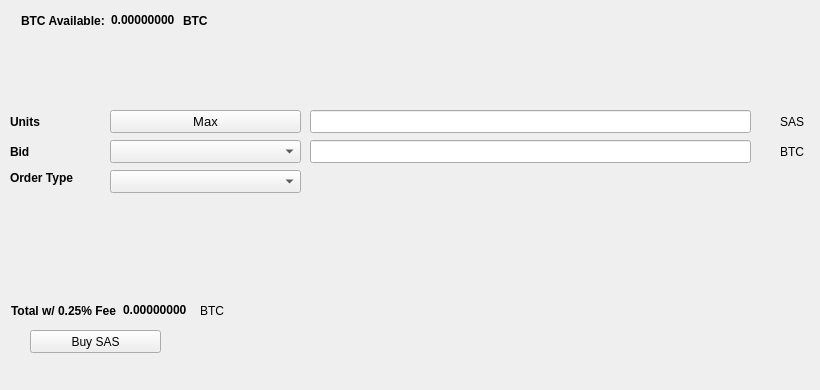
   <widget class="QWidget" name="BuyTab">
    <attribute name="title">
     <string>Buy</string>
    </attribute>
    <widget class="QPushButton" name="BuySAS">
     <property name="geometry">
      <rect>
       <x>30</x>
       <y>330</y>
       <width>131</width>
       <height>23</height>
      </rect>
     </property>
     <property name="text">
      <string>Buy SAS</string>
     </property>
     <property name="icon">
      <iconset resource="../sascoin.qrc">
       <normaloff>:/icons/bitcoin</normaloff>:/icons/bitcoin</iconset>
     </property>
    </widget>
    <widget class="QLabel" name="label_3">
     <property name="geometry">
      <rect>
       <x>10</x>
       <y>110</y>
       <width>46</width>
       <height>23</height>
      </rect>
     </property>
     <property name="font">
      <font>
       <weight>75</weight>
       <bold>true</bold>
      </font>
     </property>
     <property name="text">
      <string>Units</string>
     </property>
    </widget>
    <widget class="QLineEdit" name="UnitsInput">
     <property name="geometry">
      <rect>
       <x>310</x>
       <y>110</y>
       <width>441</width>
       <height>23</height>
      </rect>
     </property>
     <property name="font">
      <font>
       <pointsize>9</pointsize>
       <weight>75</weight>
       <bold>true</bold>
      </font>
     </property>
    </widget>
    <widget class="QLineEdit" name="BuyBidPriceEdit">
     <property name="geometry">
      <rect>
       <x>310</x>
       <y>140</y>
       <width>441</width>
       <height>23</height>
      </rect>
     </property>
     <property name="font">
      <font>
       <pointsize>9</pointsize>
       <weight>75</weight>
       <bold>true</bold>
      </font>
     </property>
    </widget>
    <widget class="QLabel" name="label_4">
     <property name="geometry">
      <rect>
       <x>780</x>
       <y>110</y>
       <width>31</width>
       <height>23</height>
      </rect>
     </property>
     <property name="text">
      <string>SAS</string>
     </property>
    </widget>
    <widget class="QLabel" name="label_5">
     <property name="geometry">
      <rect>
       <x>780</x>
       <y>140</y>
       <width>31</width>
       <height>23</height>
      </rect>
     </property>
     <property name="text">
      <string>BTC</string>
     </property>
    </widget>
    <widget class="QLabel" name="label_6">
     <property name="geometry">
      <rect>
       <x>10</x>
       <y>140</y>
       <width>46</width>
       <height>23</height>
      </rect>
     </property>
     <property name="font">
      <font>
       <weight>75</weight>
       <bold>true</bold>
      </font>
     </property>
     <property name="text">
      <string>Bid</string>
     </property>
    </widget>
    <widget class="QLabel" name="label_7">
     <property name="geometry">
      <rect>
       <x>10</x>
       <y>170</y>
       <width>91</width>
       <height>16</height>
      </rect>
     </property>
     <property name="font">
      <font>
       <weight>75</weight>
       <bold>true</bold>
      </font>
     </property>
     <property name="text">
      <string>Order Type</string>
     </property>
    </widget>
    <widget class="QPushButton" name="Buy_Max_Amount">
     <property name="geometry">
      <rect>
       <x>110</x>
       <y>110</y>
       <width>191</width>
       <height>23</height>
      </rect>
     </property>
     <property name="font">
      <font>
       <pointsize>10</pointsize>
      </font>
     </property>
     <property name="text">
      <string>Max</string>
     </property>
    </widget>
    <widget class="QComboBox" name="BuyBidcomboBox">
     <property name="geometry">
      <rect>
       <x>110</x>
       <y>140</y>
       <width>191</width>
       <height>23</height>
      </rect>
     </property>
     <property name="font">
      <font>
       <pointsize>10</pointsize>
      </font>
     </property>
    </widget>
    <widget class="QComboBox" name="buyOrdertypeCombo">
     <property name="geometry">
      <rect>
       <x>110</x>
       <y>170</y>
       <width>191</width>
       <height>23</height>
      </rect>
     </property>
     <property name="font">
      <font>
       <pointsize>10</pointsize>
      </font>
     </property>
    </widget>
    <widget class="QWidget" name="layoutWidget1">
     <property name="geometry">
      <rect>
       <x>21</x>
       <y>11</y>
       <width>227</width>
       <height>19</height>
      </rect>
     </property>
     <layout class="QHBoxLayout" name="horizontalLayout_3">
      <item>
       <widget class="QLabel" name="label232">
        <property name="font">
         <font>
          <weight>75</weight>
          <bold>true</bold>
         </font>
        </property>
        <property name="text">
         <string>BTC Available:</string>
        </property>
       </widget>
      </item>
      <item>
       <widget class="QLabel" name="BtcAvailableLbl">
        <property name="palette">
         <palette>
          <active>
           <colorrole role="WindowText">
            <brush brushstyle="SolidPattern">
             <color alpha="255">
              <red>0</red>
              <green>0</green>
              <blue>0</blue>
             </color>
            </brush>
           </colorrole>
           <colorrole role="Button">
            <brush brushstyle="SolidPattern">
             <color alpha="255">
              <red>0</red>
              <green>170</green>
              <blue>0</blue>
             </color>
            </brush>
           </colorrole>
           <colorrole role="Light">
            <brush brushstyle="SolidPattern">
             <color alpha="255">
              <red>0</red>
              <green>255</green>
              <blue>0</blue>
             </color>
            </brush>
           </colorrole>
           <colorrole role="Midlight">
            <brush brushstyle="SolidPattern">
             <color alpha="255">
              <red>0</red>
              <green>212</green>
              <blue>0</blue>
             </color>
            </brush>
           </colorrole>
           <colorrole role="Dark">
            <brush brushstyle="SolidPattern">
             <color alpha="255">
              <red>0</red>
              <green>85</green>
              <blue>0</blue>
             </color>
            </brush>
           </colorrole>
           <colorrole role="Mid">
            <brush brushstyle="SolidPattern">
             <color alpha="255">
              <red>0</red>
              <green>113</green>
              <blue>0</blue>
             </color>
            </brush>
           </colorrole>
           <colorrole role="Text">
            <brush brushstyle="SolidPattern">
             <color alpha="255">
              <red>0</red>
              <green>170</green>
              <blue>0</blue>
             </color>
            </brush>
           </colorrole>
           <colorrole role="BrightText">
            <brush brushstyle="SolidPattern">
             <color alpha="255">
              <red>255</red>
              <green>255</green>
              <blue>255</blue>
             </color>
            </brush>
           </colorrole>
           <colorrole role="ButtonText">
            <brush brushstyle="SolidPattern">
             <color alpha="255">
              <red>0</red>
              <green>0</green>
              <blue>0</blue>
             </color>
            </brush>
           </colorrole>
           <colorrole role="Base">
            <brush brushstyle="SolidPattern">
             <color alpha="255">
              <red>255</red>
              <green>255</green>
              <blue>255</blue>
             </color>
            </brush>
           </colorrole>
           <colorrole role="Window">
            <brush brushstyle="SolidPattern">
             <color alpha="255">
              <red>0</red>
              <green>170</green>
              <blue>0</blue>
             </color>
            </brush>
           </colorrole>
           <colorrole role="Shadow">
            <brush brushstyle="SolidPattern">
             <color alpha="255">
              <red>0</red>
              <green>0</green>
              <blue>0</blue>
             </color>
            </brush>
           </colorrole>
           <colorrole role="AlternateBase">
            <brush brushstyle="SolidPattern">
             <color alpha="255">
              <red>127</red>
              <green>212</green>
              <blue>127</blue>
             </color>
            </brush>
           </colorrole>
           <colorrole role="ToolTipBase">
            <brush brushstyle="SolidPattern">
             <color alpha="255">
              <red>255</red>
              <green>255</green>
              <blue>220</blue>
             </color>
            </brush>
           </colorrole>
           <colorrole role="ToolTipText">
            <brush brushstyle="SolidPattern">
             <color alpha="255">
              <red>0</red>
              <green>0</green>
              <blue>0</blue>
             </color>
            </brush>
           </colorrole>
          </active>
          <inactive>
           <colorrole role="WindowText">
            <brush brushstyle="SolidPattern">
             <color alpha="255">
              <red>0</red>
              <green>0</green>
              <blue>0</blue>
             </color>
            </brush>
           </colorrole>
           <colorrole role="Button">
            <brush brushstyle="SolidPattern">
             <color alpha="255">
              <red>0</red>
              <green>170</green>
              <blue>0</blue>
             </color>
            </brush>
           </colorrole>
           <colorrole role="Light">
            <brush brushstyle="SolidPattern">
             <color alpha="255">
              <red>0</red>
              <green>255</green>
              <blue>0</blue>
             </color>
            </brush>
           </colorrole>
           <colorrole role="Midlight">
            <brush brushstyle="SolidPattern">
             <color alpha="255">
              <red>0</red>
              <green>212</green>
              <blue>0</blue>
             </color>
            </brush>
           </colorrole>
           <colorrole role="Dark">
            <brush brushstyle="SolidPattern">
             <color alpha="255">
              <red>0</red>
              <green>85</green>
              <blue>0</blue>
             </color>
            </brush>
           </colorrole>
           <colorrole role="Mid">
            <brush brushstyle="SolidPattern">
             <color alpha="255">
              <red>0</red>
              <green>113</green>
              <blue>0</blue>
             </color>
            </brush>
           </colorrole>
           <colorrole role="Text">
            <brush brushstyle="SolidPattern">
             <color alpha="255">
              <red>0</red>
              <green>170</green>
              <blue>0</blue>
             </color>
            </brush>
           </colorrole>
           <colorrole role="BrightText">
            <brush brushstyle="SolidPattern">
             <color alpha="255">
              <red>255</red>
              <green>255</green>
              <blue>255</blue>
             </color>
            </brush>
           </colorrole>
           <colorrole role="ButtonText">
            <brush brushstyle="SolidPattern">
             <color alpha="255">
              <red>0</red>
              <green>0</green>
              <blue>0</blue>
             </color>
            </brush>
           </colorrole>
           <colorrole role="Base">
            <brush brushstyle="SolidPattern">
             <color alpha="255">
              <red>255</red>
              <green>255</green>
              <blue>255</blue>
             </color>
            </brush>
           </colorrole>
           <colorrole role="Window">
            <brush brushstyle="SolidPattern">
             <color alpha="255">
              <red>0</red>
              <green>170</green>
              <blue>0</blue>
             </color>
            </brush>
           </colorrole>
           <colorrole role="Shadow">
            <brush brushstyle="SolidPattern">
             <color alpha="255">
              <red>0</red>
              <green>0</green>
              <blue>0</blue>
             </color>
            </brush>
           </colorrole>
           <colorrole role="AlternateBase">
            <brush brushstyle="SolidPattern">
             <color alpha="255">
              <red>127</red>
              <green>212</green>
              <blue>127</blue>
             </color>
            </brush>
           </colorrole>
           <colorrole role="ToolTipBase">
            <brush brushstyle="SolidPattern">
             <color alpha="255">
              <red>255</red>
              <green>255</green>
              <blue>220</blue>
             </color>
            </brush>
           </colorrole>
           <colorrole role="ToolTipText">
            <brush brushstyle="SolidPattern">
             <color alpha="255">
              <red>0</red>
              <green>0</green>
              <blue>0</blue>
             </color>
            </brush>
           </colorrole>
          </inactive>
          <disabled>
           <colorrole role="WindowText">
            <brush brushstyle="SolidPattern">
             <color alpha="255">
              <red>0</red>
              <green>85</green>
              <blue>0</blue>
             </color>
            </brush>
           </colorrole>
           <colorrole role="Button">
            <brush brushstyle="SolidPattern">
             <color alpha="255">
              <red>0</red>
              <green>170</green>
              <blue>0</blue>
             </color>
            </brush>
           </colorrole>
           <colorrole role="Light">
            <brush brushstyle="SolidPattern">
             <color alpha="255">
              <red>0</red>
              <green>255</green>
              <blue>0</blue>
             </color>
            </brush>
           </colorrole>
           <colorrole role="Midlight">
            <brush brushstyle="SolidPattern">
             <color alpha="255">
              <red>0</red>
              <green>212</green>
              <blue>0</blue>
             </color>
            </brush>
           </colorrole>
           <colorrole role="Dark">
            <brush brushstyle="SolidPattern">
             <color alpha="255">
              <red>0</red>
              <green>85</green>
              <blue>0</blue>
             </color>
            </brush>
           </colorrole>
           <colorrole role="Mid">
            <brush brushstyle="SolidPattern">
             <color alpha="255">
              <red>0</red>
              <green>113</green>
              <blue>0</blue>
             </color>
            </brush>
           </colorrole>
           <colorrole role="Text">
            <brush brushstyle="SolidPattern">
             <color alpha="255">
              <red>0</red>
              <green>85</green>
              <blue>0</blue>
             </color>
            </brush>
           </colorrole>
           <colorrole role="BrightText">
            <brush brushstyle="SolidPattern">
             <color alpha="255">
              <red>255</red>
              <green>255</green>
              <blue>255</blue>
             </color>
            </brush>
           </colorrole>
           <colorrole role="ButtonText">
            <brush brushstyle="SolidPattern">
             <color alpha="255">
              <red>0</red>
              <green>85</green>
              <blue>0</blue>
             </color>
            </brush>
           </colorrole>
           <colorrole role="Base">
            <brush brushstyle="SolidPattern">
             <color alpha="255">
              <red>0</red>
              <green>170</green>
              <blue>0</blue>
             </color>
            </brush>
           </colorrole>
           <colorrole role="Window">
            <brush brushstyle="SolidPattern">
             <color alpha="255">
              <red>0</red>
              <green>170</green>
              <blue>0</blue>
             </color>
            </brush>
           </colorrole>
           <colorrole role="Shadow">
            <brush brushstyle="SolidPattern">
             <color alpha="255">
              <red>0</red>
              <green>0</green>
              <blue>0</blue>
             </color>
            </brush>
           </colorrole>
           <colorrole role="AlternateBase">
            <brush brushstyle="SolidPattern">
             <color alpha="255">
              <red>0</red>
              <green>170</green>
              <blue>0</blue>
             </color>
            </brush>
           </colorrole>
           <colorrole role="ToolTipBase">
            <brush brushstyle="SolidPattern">
             <color alpha="255">
              <red>255</red>
              <green>255</green>
              <blue>220</blue>
             </color>
            </brush>
           </colorrole>
           <colorrole role="ToolTipText">
            <brush brushstyle="SolidPattern">
             <color alpha="255">
              <red>0</red>
              <green>0</green>
              <blue>0</blue>
             </color>
            </brush>
           </colorrole>
          </disabled>
         </palette>
        </property>
        <property name="font">
         <font>
          <weight>75</weight>
          <bold>true</bold>
         </font>
        </property>
        <property name="text">
         <string>0.00000000</string>
        </property>
        <property name="textInteractionFlags">
         <set>Qt::LinksAccessibleByMouse|Qt::TextSelectableByKeyboard|Qt::TextSelectableByMouse</set>
        </property>
       </widget>
      </item>
      <item>
       <widget class="QLabel" name="BtcAvailableLbl_2">
        <property name="font">
         <font>
          <weight>75</weight>
          <bold>true</bold>
         </font>
        </property>
        <property name="text">
         <string>BTC</string>
        </property>
       </widget>
      </item>
     </layout>
    </widget>
    <widget class="QWidget" name="layoutWidge2">
     <property name="geometry">
      <rect>
       <x>11</x>
       <y>301</y>
       <width>259</width>
       <height>19</height>
      </rect>
     </property>
     <layout class="QHBoxLayout" name="horizontalLayout_4">
      <item>
       <widget class="QLabel" name="label_9">
        <property name="font">
         <font>
          <weight>75</weight>
          <bold>true</bold>
         </font>
        </property>
        <property name="text">
         <string>Total w/ 0.25% Fee</string>
        </property>
       </widget>
      </item>
      <item>
       <widget class="QLabel" name="BuyCostLabel">
        <property name="palette">
         <palette>
          <active>
           <colorrole role="WindowText">
            <brush brushstyle="SolidPattern">
             <color alpha="255">
              <red>0</red>
              <green>0</green>
              <blue>0</blue>
             </color>
            </brush>
           </colorrole>
           <colorrole role="Button">
            <brush brushstyle="SolidPattern">
             <color alpha="255">
              <red>0</red>
              <green>170</green>
              <blue>0</blue>
             </color>
            </brush>
           </colorrole>
           <colorrole role="Light">
            <brush brushstyle="SolidPattern">
             <color alpha="255">
              <red>0</red>
              <green>255</green>
              <blue>0</blue>
             </color>
            </brush>
           </colorrole>
           <colorrole role="Midlight">
            <brush brushstyle="SolidPattern">
             <color alpha="255">
              <red>0</red>
              <green>212</green>
              <blue>0</blue>
             </color>
            </brush>
           </colorrole>
           <colorrole role="Dark">
            <brush brushstyle="SolidPattern">
             <color alpha="255">
              <red>0</red>
              <green>85</green>
              <blue>0</blue>
             </color>
            </brush>
           </colorrole>
           <colorrole role="Mid">
            <brush brushstyle="SolidPattern">
             <color alpha="255">
              <red>0</red>
              <green>113</green>
              <blue>0</blue>
             </color>
            </brush>
           </colorrole>
           <colorrole role="Text">
            <brush brushstyle="SolidPattern">
             <color alpha="255">
              <red>0</red>
              <green>170</green>
              <blue>0</blue>
             </color>
            </brush>
           </colorrole>
           <colorrole role="BrightText">
            <brush brushstyle="SolidPattern">
             <color alpha="255">
              <red>255</red>
              <green>255</green>
              <blue>255</blue>
             </color>
            </brush>
           </colorrole>
           <colorrole role="ButtonText">
            <brush brushstyle="SolidPattern">
             <color alpha="255">
              <red>0</red>
              <green>0</green>
              <blue>0</blue>
             </color>
            </brush>
           </colorrole>
           <colorrole role="Base">
            <brush brushstyle="SolidPattern">
             <color alpha="255">
              <red>255</red>
              <green>255</green>
              <blue>255</blue>
             </color>
            </brush>
           </colorrole>
           <colorrole role="Window">
            <brush brushstyle="SolidPattern">
             <color alpha="255">
              <red>0</red>
              <green>170</green>
              <blue>0</blue>
             </color>
            </brush>
           </colorrole>
           <colorrole role="Shadow">
            <brush brushstyle="SolidPattern">
             <color alpha="255">
              <red>0</red>
              <green>0</green>
              <blue>0</blue>
             </color>
            </brush>
           </colorrole>
           <colorrole role="AlternateBase">
            <brush brushstyle="SolidPattern">
             <color alpha="255">
              <red>127</red>
              <green>212</green>
              <blue>127</blue>
             </color>
            </brush>
           </colorrole>
           <colorrole role="ToolTipBase">
            <brush brushstyle="SolidPattern">
             <color alpha="255">
              <red>255</red>
              <green>255</green>
              <blue>220</blue>
             </color>
            </brush>
           </colorrole>
           <colorrole role="ToolTipText">
            <brush brushstyle="SolidPattern">
             <color alpha="255">
              <red>0</red>
              <green>0</green>
              <blue>0</blue>
             </color>
            </brush>
           </colorrole>
          </active>
          <inactive>
           <colorrole role="WindowText">
            <brush brushstyle="SolidPattern">
             <color alpha="255">
              <red>0</red>
              <green>0</green>
              <blue>0</blue>
             </color>
            </brush>
           </colorrole>
           <colorrole role="Button">
            <brush brushstyle="SolidPattern">
             <color alpha="255">
              <red>0</red>
              <green>170</green>
              <blue>0</blue>
             </color>
            </brush>
           </colorrole>
           <colorrole role="Light">
            <brush brushstyle="SolidPattern">
             <color alpha="255">
              <red>0</red>
              <green>255</green>
              <blue>0</blue>
             </color>
            </brush>
           </colorrole>
           <colorrole role="Midlight">
            <brush brushstyle="SolidPattern">
             <color alpha="255">
              <red>0</red>
              <green>212</green>
              <blue>0</blue>
             </color>
            </brush>
           </colorrole>
           <colorrole role="Dark">
            <brush brushstyle="SolidPattern">
             <color alpha="255">
              <red>0</red>
              <green>85</green>
              <blue>0</blue>
             </color>
            </brush>
           </colorrole>
           <colorrole role="Mid">
            <brush brushstyle="SolidPattern">
             <color alpha="255">
              <red>0</red>
              <green>113</green>
              <blue>0</blue>
             </color>
            </brush>
           </colorrole>
           <colorrole role="Text">
            <brush brushstyle="SolidPattern">
             <color alpha="255">
              <red>0</red>
              <green>170</green>
              <blue>0</blue>
             </color>
            </brush>
           </colorrole>
           <colorrole role="BrightText">
            <brush brushstyle="SolidPattern">
             <color alpha="255">
              <red>255</red>
              <green>255</green>
              <blue>255</blue>
             </color>
            </brush>
           </colorrole>
           <colorrole role="ButtonText">
            <brush brushstyle="SolidPattern">
             <color alpha="255">
              <red>0</red>
              <green>0</green>
              <blue>0</blue>
             </color>
            </brush>
           </colorrole>
           <colorrole role="Base">
            <brush brushstyle="SolidPattern">
             <color alpha="255">
              <red>255</red>
              <green>255</green>
              <blue>255</blue>
             </color>
            </brush>
           </colorrole>
           <colorrole role="Window">
            <brush brushstyle="SolidPattern">
             <color alpha="255">
              <red>0</red>
              <green>170</green>
              <blue>0</blue>
             </color>
            </brush>
           </colorrole>
           <colorrole role="Shadow">
            <brush brushstyle="SolidPattern">
             <color alpha="255">
              <red>0</red>
              <green>0</green>
              <blue>0</blue>
             </color>
            </brush>
           </colorrole>
           <colorrole role="AlternateBase">
            <brush brushstyle="SolidPattern">
             <color alpha="255">
              <red>127</red>
              <green>212</green>
              <blue>127</blue>
             </color>
            </brush>
           </colorrole>
           <colorrole role="ToolTipBase">
            <brush brushstyle="SolidPattern">
             <color alpha="255">
              <red>255</red>
              <green>255</green>
              <blue>220</blue>
             </color>
            </brush>
           </colorrole>
           <colorrole role="ToolTipText">
            <brush brushstyle="SolidPattern">
             <color alpha="255">
              <red>0</red>
              <green>0</green>
              <blue>0</blue>
             </color>
            </brush>
           </colorrole>
          </inactive>
          <disabled>
           <colorrole role="WindowText">
            <brush brushstyle="SolidPattern">
             <color alpha="255">
              <red>0</red>
              <green>85</green>
              <blue>0</blue>
             </color>
            </brush>
           </colorrole>
           <colorrole role="Button">
            <brush brushstyle="SolidPattern">
             <color alpha="255">
              <red>0</red>
              <green>170</green>
              <blue>0</blue>
             </color>
            </brush>
           </colorrole>
           <colorrole role="Light">
            <brush brushstyle="SolidPattern">
             <color alpha="255">
              <red>0</red>
              <green>255</green>
              <blue>0</blue>
             </color>
            </brush>
           </colorrole>
           <colorrole role="Midlight">
            <brush brushstyle="SolidPattern">
             <color alpha="255">
              <red>0</red>
              <green>212</green>
              <blue>0</blue>
             </color>
            </brush>
           </colorrole>
           <colorrole role="Dark">
            <brush brushstyle="SolidPattern">
             <color alpha="255">
              <red>0</red>
              <green>85</green>
              <blue>0</blue>
             </color>
            </brush>
           </colorrole>
           <colorrole role="Mid">
            <brush brushstyle="SolidPattern">
             <color alpha="255">
              <red>0</red>
              <green>113</green>
              <blue>0</blue>
             </color>
            </brush>
           </colorrole>
           <colorrole role="Text">
            <brush brushstyle="SolidPattern">
             <color alpha="255">
              <red>0</red>
              <green>85</green>
              <blue>0</blue>
             </color>
            </brush>
           </colorrole>
           <colorrole role="BrightText">
            <brush brushstyle="SolidPattern">
             <color alpha="255">
              <red>255</red>
              <green>255</green>
              <blue>255</blue>
             </color>
            </brush>
           </colorrole>
           <colorrole role="ButtonText">
            <brush brushstyle="SolidPattern">
             <color alpha="255">
              <red>0</red>
              <green>85</green>
              <blue>0</blue>
             </color>
            </brush>
           </colorrole>
           <colorrole role="Base">
            <brush brushstyle="SolidPattern">
             <color alpha="255">
              <red>0</red>
              <green>170</green>
              <blue>0</blue>
             </color>
            </brush>
           </colorrole>
           <colorrole role="Window">
            <brush brushstyle="SolidPattern">
             <color alpha="255">
              <red>0</red>
              <green>170</green>
              <blue>0</blue>
             </color>
            </brush>
           </colorrole>
           <colorrole role="Shadow">
            <brush brushstyle="SolidPattern">
             <color alpha="255">
              <red>0</red>
              <green>0</green>
              <blue>0</blue>
             </color>
            </brush>
           </colorrole>
           <colorrole role="AlternateBase">
            <brush brushstyle="SolidPattern">
             <color alpha="255">
              <red>0</red>
              <green>170</green>
              <blue>0</blue>
             </color>
            </brush>
           </colorrole>
           <colorrole role="ToolTipBase">
            <brush brushstyle="SolidPattern">
             <color alpha="255">
              <red>255</red>
              <green>255</green>
              <blue>220</blue>
             </color>
            </brush>
           </colorrole>
           <colorrole role="ToolTipText">
            <brush brushstyle="SolidPattern">
             <color alpha="255">
              <red>0</red>
              <green>0</green>
              <blue>0</blue>
             </color>
            </brush>
           </colorrole>
          </disabled>
         </palette>
        </property>
        <property name="font">
         <font>
          <weight>75</weight>
          <bold>true</bold>
         </font>
        </property>
        <property name="autoFillBackground">
         <bool>false</bool>
        </property>
        <property name="text">
         <string>0.00000000</string>
        </property>
        <property name="textInteractionFlags">
         <set>Qt::LinksAccessibleByMouse|Qt::TextSelectableByMouse</set>
        </property>
       </widget>
      </item>
      <item>
       <widget class="QLabel" name="label_10">
        <property name="font">
         <font>
          <weight>50</weight>
          <bold>false</bold>
         </font>
        </property>
        <property name="text">
         <string>BTC</string>
        </property>
       </widget>
      </item>
     </layout>
    </widget>
    <widget class="QLabel" name="label_24">
     <property name="geometry">
      <rect>
       <x>460</x>
       <y>300</y>
       <width>281</width>
       <height>81</height>
      </rect>
     </property>
     <property name="text">
      <string/>
     </property>
     <property name="pixmap">
      <pixmap>:/images/bittrex</pixmap>
     </property>
    </widget>
   </widget>
